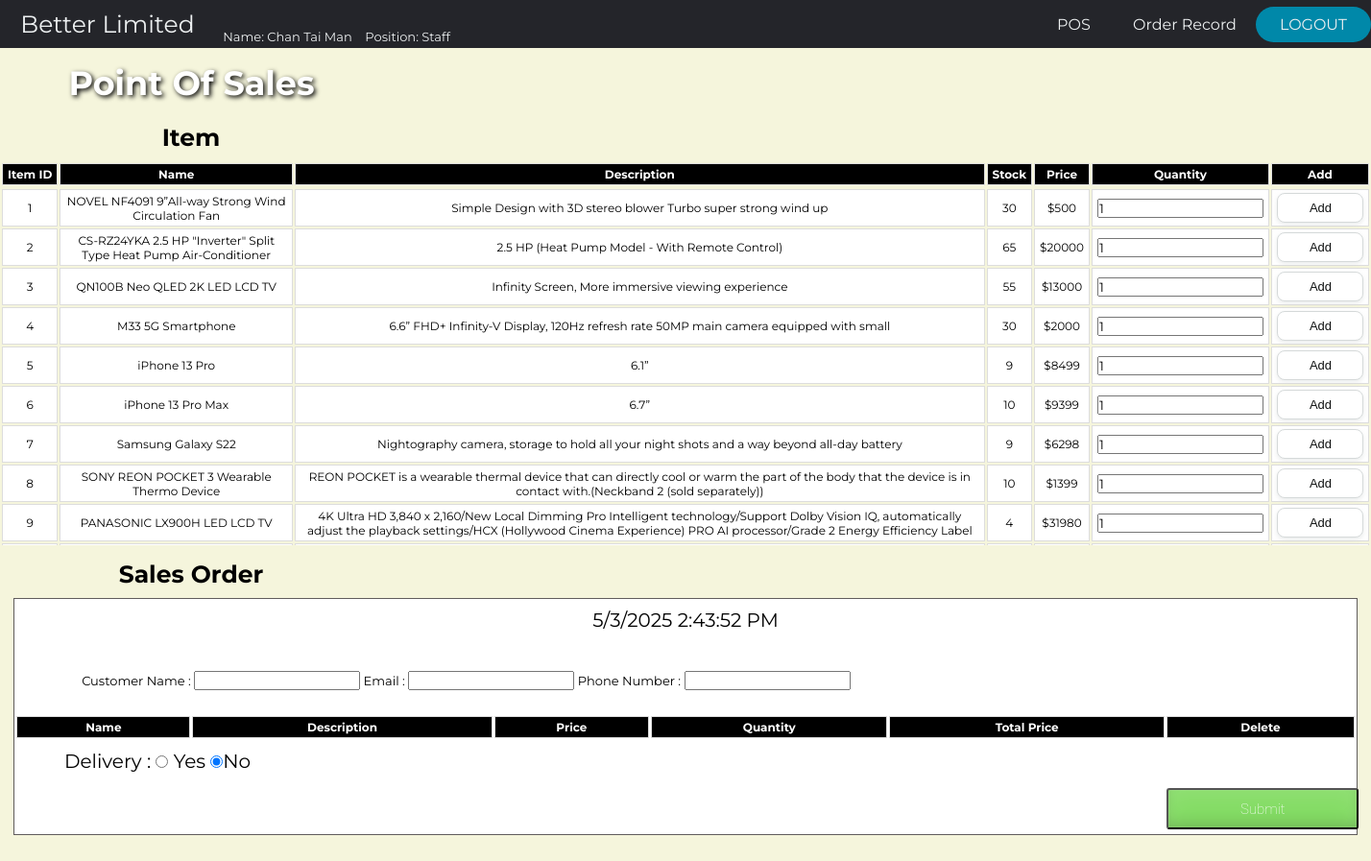
/project/POS.php (signed in), run on the app's committed database.
### tables this page shows
CREATE TABLE `item` (
  `itemID` int(11) NOT NULL,
  `itemName` varchar(255) NOT NULL,
  `itemDescription` text DEFAULT NULL,
  `stockQuantity` int(11) NOT NULL DEFAULT 0,
  `price` double NOT NULL
);

### project/POS.php (the view, shortened to what this page needs)
<?php
$staffName = $_SESSION['staffName'];
$position = $_SESSION['position'];
?>
<!doctype html>
<html lang="en">
<head>
    <link rel="stylesheet" href="css/POS.css">
</head>
<body>
<header>
    <label class="position">
        <a href="menu.php" class="band">Better Limited</a> &nbsp;&nbsp;
        <p> Name: <?php echo $staffName ?> &nbsp;&nbsp;
            Position: <?php echo $position ?></p>
    </label>
    <nav>
        <ul class="nav_links">
            <li><a href="POS.php?clearsession=true" class="menubtn">POS</a></li>
            <li><a href="orderRecord.php?" class="menubtn">Order Record</a></li>
        </ul>
    </nav>
    <a href="index.php?">
        <button class="log">LOGOUT</button>
    </a>
</header>
<h1 class="title">Point Of Sales</h1>
<h3>Item</h3>
<div class="scroll">
    <table id="itemTable">
        <tr>
            <th>Item ID</th>
            <th>Name</th>
            <th>Description</th>
            <th>Stock</th>
            <th>Price</th>
            <th>Quantity</th>
            <th>Add</th>
        </tr>
        <tr>
            <?php
            require_once('conn.php');
            $sql = "SELECT * FROM item WHERE stockQuantity > 0;";
            $rs = mysqli_query($conn, $sql)
            or die(mysqli_error($conn));
            while ($row = mysqli_fetch_assoc($rs)) {
            extract($row);
            ?>
            <form method="post" action="POS.php?action=add&itemID=<?php echo $itemID; ?>">
        <tr>
            <div>
                <td><?php echo $row['itemID']; ?></td>
                <td><?php echo $row['itemName']; ?></td>
                <td><?php echo $row['itemDescription']; ?></td>
                <td><?php echo $row['stockQuantity']; ?></td>
                <td>$<?php echo $row['price']; ?></td>
                <td><input type='number' min='1' name='qty' value='1'></td>
                <td><input type='submit' name='Add_to_cart' class='btn' value='Add'></td>
            </div>
        </tr>
        </form>
        <?php
        }
        ?>
    </table>
</div>
<h3>Sales Order</h3>
<form action="POS.php" method="post">
    <div id="current_date"></p>
    </div>
    <br>
    <div class="custInfo">
        Customer Name : <input type="text" name="custName" required>
        Email : <input type="email" name="custEmail" required>
        Phone Number : <input type="tel" name="phoneNo" onkeypress="return onlyNumberKey(event)" minlength="8"
                              maxlength="8"">
    </div>
    <table id="order">
        <tr>
            <th>Name</th>
            <th>Description</th>
            <th>Price</th>
            <th>Quantity</th>
            <th>Total Price</th>
            <th>Delete</th>
        </tr>
    </table>
    <div id="YNradio">
        Delivery :
        <input type="radio" onclick="javascript:yesnoCheck();" name="yesno" id="yesCheck"> Yes
        <input type="radio" onclick="javascript:yesnoCheck();" name="yesno" id="noCheck" checked="checked">No<br>
    </div>
    <br>
    <input type="submit" class="submit" value="Submit" name="submitOrder">
</form>
</body>
</html>

### project/css/POS.css (style rules this page uses)
* { box-sizing: border-box; margin: 0; padding: 0; font-family: 'Montserrat', sans-serif; }
body { background-color: beige; }
li, .menubtn, .log, .band, p { font-family: 'Montserrat', sans-serif; font-size: 16px; color: #edf0f1; text-decoration: none; white-space: nowrap; }
header { display: flex; justify-content: flex-end; align-items: center; background-color: #24252A; }
p { margin-top: 30px; font-size: 13px; }
h3 { white-space: nowrap; margin-right: 1100px; margin-left: 70px; margin-top: 15px; margin-bottom: 10px; text-align: center; font-size: 25px; color: black; }
.band { font-size: 25px; padding: 10px 5%; }
.position { margin-right: auto; display: flex; }
.nav_links { list-style: none; }
.nav_links li { display: inline-block; padding: 0 20px; }
.nav_links li a { transition: all 0.3s ease 0s; }
.log { padding: 9px 25px; background-color: rgba(0, 136, 169, 1); border: none; border-radius: 50px; cursor: pointer; transition: all 0.3s ease 0s; }
.title { margin-top: 10px; font-size: 35px; color: white; text-shadow: 2px 2px 5px black; padding: 5px 5%; }
form { margin-right: auto; margin-left: auto; margin-bottom: 30px; border: 1px groove #605c5c; text-align: center; height: auto; width: 98%; background-color: white; font-size: 13px; }
#current_date { margin-top: 10px; font-size: 20px; }
.custInfo { text-align: left; padding: 25px 5%; }
.scroll { height: 400px; overflow: auto; }
table { width: 100%; }
td, th { padding: 3px 5px; border: 1px solid #ddd; text-align: center; font-size: 12px; }
td { background-color: white; }
th { white-space: nowrap; background-color: black; color: #ffffff; }
.submit { width: 200px; font-size: 15px; display: inline-block; padding: 0.7em 1.7em; margin: 0 0.3em 0.3em 0; border-radius: 0.2em; box-sizing: border-box; text-decoration: none; font-family: 'Roboto', sans-serif; font-weight: 200; color: #FFFFFF; background-color: #83dc63; box-shadow: inset 0 -0.6em 1em -0.35em rgba(0, 0, 0, 0.17), inset 0 0.6em 2em -0.3em rgba(255, 255, 255, 0.15), inset 0 0 0em 0.05em rgba(255, 255, 255, 0.12); text-align: center; position: relative; margin-left: 1200px; }
#YNradio { font-size: 20px; margin-top: 10px; margin-right: 1100px; }
.btn { background-color: #fff; border: 1px solid #d5d9d9; border-radius: 8px; box-shadow: rgba(213, 217, 217, .5) 0 2px 5px 0; box-sizing: border-box; color: #0f1111; cursor: pointer; display: inline-block; font-family: "Amazon Ember", sans-serif; font-size: 13px; line-height: 29px; padding: 0 10px 0 11px; position: relative; text-align: center; text-decoration: none; user-select: none; -webkit-user-select: none; touch-action: manipulation; vertical-align: middle; width: 90px; }

### data on the page
item: itemID "1", itemName "NOVEL NF4091 9”All-way Strong Wind Circulation Fan", itemDescription "Simple Design with 3D stereo blower Turbo super strong wind up", stockQuantity "30", price "500"
item: itemID "2", itemName "CS-RZ24YKA 2.5 HP \"Inverter\" Split Type Heat Pump Air-Conditioner", itemDescription "2.5 HP (Heat Pump Model - With Remote Control)", stockQuantity "65", price "20000"
item: itemID "3", itemName "QN100B Neo QLED 2K LED LCD TV", itemDescription "Infinity Screen, More immersive viewing experience", stockQuantity "55", price "13000"
item: itemID "4", itemName "M33 5G Smartphone", itemDescription "6.6” FHD+ Infinity-V Display, 120Hz refresh rate 50MP main camera equipped with small", stockQuantity "30", price "2000"
item: itemID "5", itemName "iPhone 13 Pro", itemDescription "6.1”", stockQuantity "9", price "8499"
item: itemID "6", itemName "iPhone 13 Pro Max", itemDescription "6.7”", stockQuantity "10", price "9399"
item: itemID "7", itemName "Samsung Galaxy S22", itemDescription "Nightography camera, storage to hold all your night shots and a way beyond all-day battery", stockQuantity "9", price "6298"
item: itemID "8", itemName "SONY REON POCKET 3 Wearable Thermo Device", itemDescription "REON POCKET is a wearable thermal device that can directly cool or warm the part of the body that the device is in contact with.(Neckband 2 (sold separately))", stockQuantity "10", price "1399"
item: itemID "9", itemName "PANASONIC LX900H LED LCD TV", itemDescription "4K Ultra HD 3,840 x 2,160/New Local Dimming Pro Intelligent technology/Support Dolby Vision IQ, automatically adjust the playback settings/HCX (Hollywood Cinema Experience) PRO AI processor/Grade 2 Energy Efficiency Label", stockQuantity "4", price "31980"

### other printed values
$staffName "Chan Tai Man"
$position "Staff"
